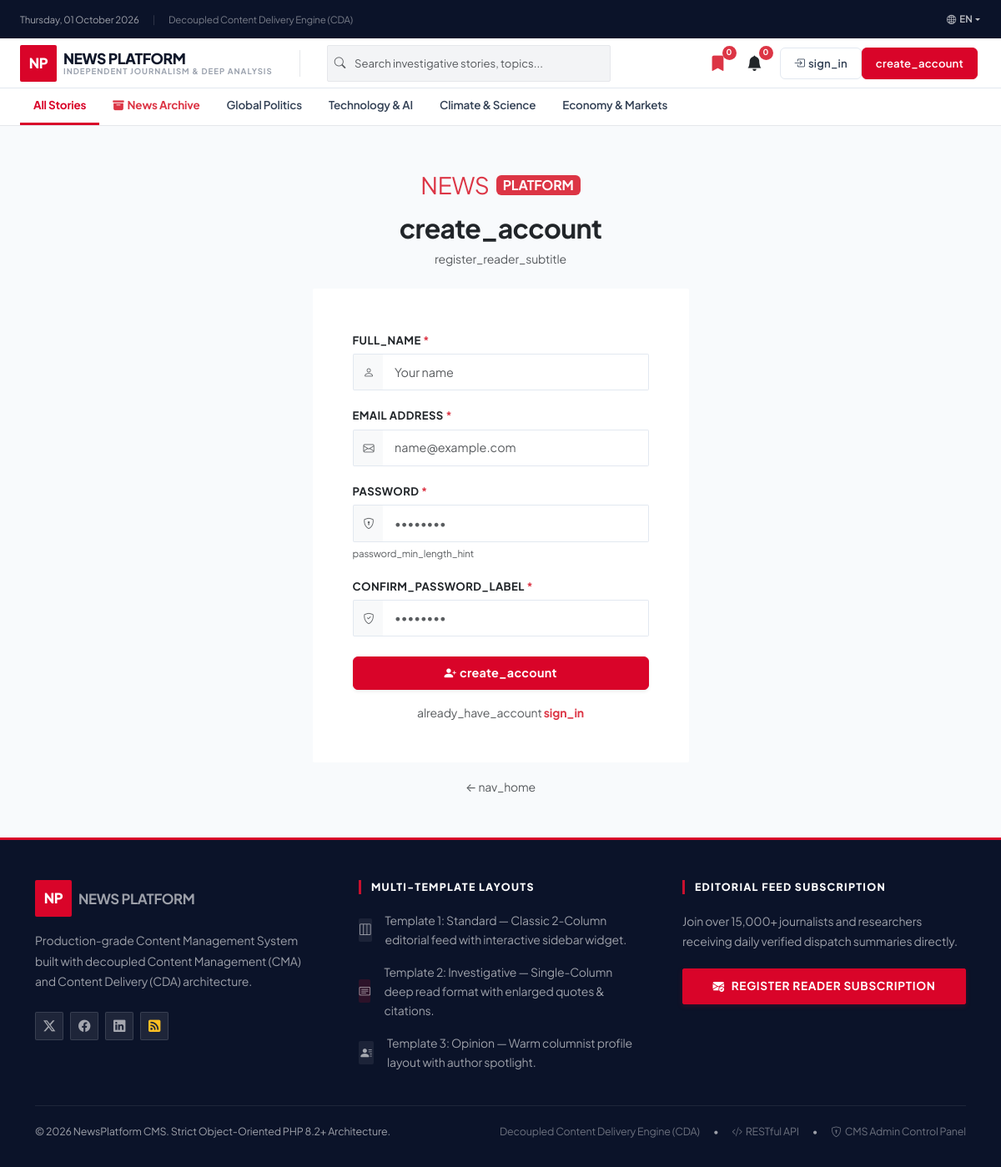
/register.php, run on the app's committed database.
### tables this page shows
CREATE TABLE IF NOT EXISTS `categories` (
  `id` INT AUTO_INCREMENT PRIMARY KEY,
  `name` VARCHAR(100) NOT NULL,
  `slug` VARCHAR(100) NOT NULL UNIQUE,
  `description` VARCHAR(255) NULL,
  `created_at` DATETIME NOT NULL DEFAULT CURRENT_TIMESTAMP
);

### templates/layouts/header-public.php (the view, shortened to what the rows shown need)
<?php
require_once __DIR__ . '/../../src/Core/helpers.php';
$currentLang = $_SESSION['lang'] ?? 'en';
?>
<!DOCTYPE html>
<html lang="<?= e($currentLang) ?>">
<head>
    <link href="https://cdn.jsdelivr.net/npm/bootstrap@5.3.2/dist/css/bootstrap.min.css" rel="stylesheet">
    <link rel="stylesheet" href="https://cdn.jsdelivr.net/npm/bootstrap-icons@1.11.1/font/bootstrap-icons.css">
    <link rel="stylesheet" href="<?= url('assets/css/style.css') ?>">
</head>
<body class="d-flex flex-column min-vh-100">
    <div class="nav-category-toolbar" style="background:#fff; border-bottom:1px solid #e5e7eb;">
        <div class="container-fluid px-3 px-md-4">
            <div class="nav-category-scroll">
                <a href="<?= url('index.php') ?>"
                    class="nav-category-link <?= empty($activeCategoryId) && basename($_SERVER['PHP_SELF']) !== 'archive.php' ? 'active' : '' ?>">
                    <?= __('all_stories') ?>
                </a>
                <a href="<?= url('archive.php') ?>"
                    class="nav-category-link fw-bold text-danger <?= basename($_SERVER['PHP_SELF']) === 'archive.php' ? 'active' : '' ?>">
                    <i class="bi bi-archive-fill me-1"></i><?= __('nav_archive') ?>
                </a>
                <?php
                $catNavDb = \App\Core\Database::getInstance();
                $catNavList = $catNavDb->fetchAll("SELECT * FROM categories ORDER BY name ASC");
                foreach ($catNavList as $cItem) {
                    ?>
                    <a href="<?= url('index.php?category=' . $cItem['id']) ?>"
                        class="nav-category-link <?= (isset($activeCategoryId) && (int) $activeCategoryId === (int) $cItem['id']) ? 'active' : '' ?>">
                        <?= e(cat_name($cItem['name'])) ?>
                    </a>
                <?php } ?>
            </div>
        </div>
    </div>
    <main class="flex-grow-1" style="background:#f9f9f9;">

### data on the page
categories: name "Global Politics"
categories: name "Technology & AI"
categories: name "Climate & Science"
categories: name "Economy & Markets"

### other printed values
__('cda_badge') "Decoupled Content Delivery Engine (CDA)"
__('site_title') "NEWS PLATFORM"
__('site_tagline') "INDEPENDENT JOURNALISM & DEEP ANALYSIS"
__('sign_in') "sign_in"
__('create_account') "create_account"
__('all_stories') "All Stories"
__('nav_archive') "News Archive"
__('register_reader_subtitle') "register_reader_subtitle"
__('full_name') "FULL_NAME"
__('email_address') "EMAIL ADDRESS"
__('password_label') "PASSWORD"
__('password_min_length_hint') "password_min_length_hint"
__('confirm_password_label') "CONFIRM_PASSWORD_LABEL"
__('already_have_account') "already_have_account"
__('nav_home') "nav_home"
